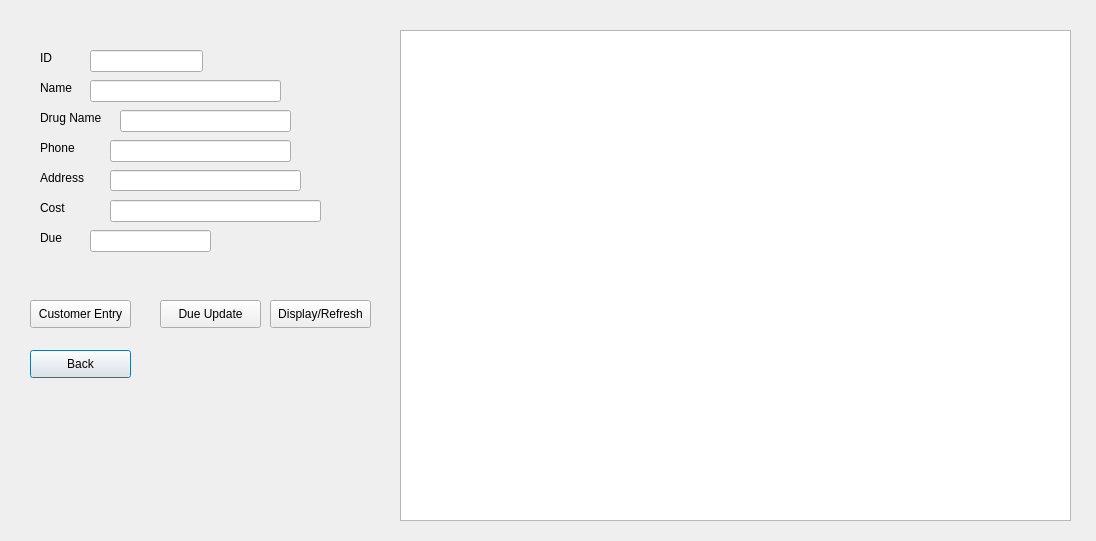
<?xml version="1.0" encoding="UTF-8"?>
<ui version="4.0">
 <class>regular</class>
 <widget class="QDialog" name="regular">
  <property name="geometry">
   <rect>
    <x>0</x>
    <y>0</y>
    <width>1096</width>
    <height>541</height>
   </rect>
  </property>
  <property name="windowTitle">
   <string>Dialog</string>
  </property>
  <widget class="QPushButton" name="pushButton_back">
   <property name="geometry">
    <rect>
     <x>30</x>
     <y>350</y>
     <width>101</width>
     <height>28</height>
    </rect>
   </property>
   <property name="text">
    <string>Back</string>
   </property>
  </widget>
  <widget class="QLabel" name="label">
   <property name="geometry">
    <rect>
     <x>40</x>
     <y>50</y>
     <width>55</width>
     <height>16</height>
    </rect>
   </property>
   <property name="text">
    <string>ID</string>
   </property>
  </widget>
  <widget class="QLabel" name="label_2">
   <property name="geometry">
    <rect>
     <x>40</x>
     <y>80</y>
     <width>55</width>
     <height>16</height>
    </rect>
   </property>
   <property name="text">
    <string>Name</string>
   </property>
  </widget>
  <widget class="QLabel" name="label_3">
   <property name="geometry">
    <rect>
     <x>40</x>
     <y>110</y>
     <width>91</width>
     <height>16</height>
    </rect>
   </property>
   <property name="text">
    <string>Drug Name</string>
   </property>
  </widget>
  <widget class="QLabel" name="label_4">
   <property name="geometry">
    <rect>
     <x>40</x>
     <y>140</y>
     <width>55</width>
     <height>16</height>
    </rect>
   </property>
   <property name="text">
    <string>Phone </string>
   </property>
  </widget>
  <widget class="QLabel" name="label_5">
   <property name="geometry">
    <rect>
     <x>40</x>
     <y>170</y>
     <width>55</width>
     <height>16</height>
    </rect>
   </property>
   <property name="text">
    <string>Address</string>
   </property>
  </widget>
  <widget class="QLabel" name="label_6">
   <property name="geometry">
    <rect>
     <x>40</x>
     <y>200</y>
     <width>55</width>
     <height>16</height>
    </rect>
   </property>
   <property name="text">
    <string>Cost</string>
   </property>
  </widget>
  <widget class="QLabel" name="label_7">
   <property name="geometry">
    <rect>
     <x>40</x>
     <y>230</y>
     <width>55</width>
     <height>16</height>
    </rect>
   </property>
   <property name="text">
    <string>Due</string>
   </property>
  </widget>
  <widget class="QLineEdit" name="lineEdit_id">
   <property name="geometry">
    <rect>
     <x>90</x>
     <y>50</y>
     <width>113</width>
     <height>22</height>
    </rect>
   </property>
  </widget>
  <widget class="QLineEdit" name="lineEdit_name">
   <property name="geometry">
    <rect>
     <x>90</x>
     <y>80</y>
     <width>191</width>
     <height>22</height>
    </rect>
   </property>
  </widget>
  <widget class="QLineEdit" name="lineEdit_dname">
   <property name="geometry">
    <rect>
     <x>120</x>
     <y>110</y>
     <width>171</width>
     <height>22</height>
    </rect>
   </property>
  </widget>
  <widget class="QLineEdit" name="lineEdit_phone">
   <property name="geometry">
    <rect>
     <x>110</x>
     <y>140</y>
     <width>181</width>
     <height>22</height>
    </rect>
   </property>
  </widget>
  <widget class="QLineEdit" name="lineEdit_address">
   <property name="geometry">
    <rect>
     <x>110</x>
     <y>170</y>
     <width>191</width>
     <height>21</height>
    </rect>
   </property>
  </widget>
  <widget class="QLineEdit" name="lineEdit_cost">
   <property name="geometry">
    <rect>
     <x>110</x>
     <y>200</y>
     <width>211</width>
     <height>22</height>
    </rect>
   </property>
  </widget>
  <widget class="QLineEdit" name="lineEdit_due">
   <property name="geometry">
    <rect>
     <x>90</x>
     <y>230</y>
     <width>121</width>
     <height>22</height>
    </rect>
   </property>
  </widget>
  <widget class="QPushButton" name="pushButton_back_2">
   <property name="geometry">
    <rect>
     <x>30</x>
     <y>300</y>
     <width>101</width>
     <height>28</height>
    </rect>
   </property>
   <property name="text">
    <string>Customer Entry</string>
   </property>
  </widget>
  <widget class="QPushButton" name="pushButton_back_3">
   <property name="geometry">
    <rect>
     <x>160</x>
     <y>300</y>
     <width>101</width>
     <height>28</height>
    </rect>
   </property>
   <property name="text">
    <string>Due Update</string>
   </property>
  </widget>
  <widget class="QPushButton" name="pushButton_back_4">
   <property name="geometry">
    <rect>
     <x>270</x>
     <y>300</y>
     <width>101</width>
     <height>28</height>
    </rect>
   </property>
   <property name="text">
    <string>Display/Refresh</string>
   </property>
  </widget>
  <widget class="QTableView" name="tableView">
   <property name="geometry">
    <rect>
     <x>400</x>
     <y>30</y>
     <width>671</width>
     <height>491</height>
    </rect>
   </property>
  </widget>
 </widget>
 <resources/>
 <connections/>
</ui>
